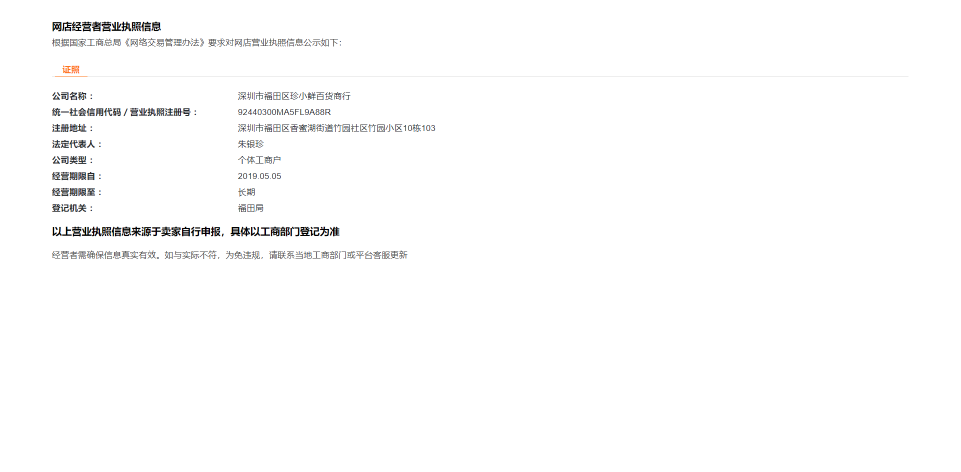
#> input picture Python27/淘宝/VfCode/screenshot.png, 1921 x 944 px (shown at 1/2 size)
$ python test_crop.py
#> lines starting #> are read from the running program, lines starting #| are printed output that depends on the picture
#coding=utf-8
from PIL import Image
left = 783 + 128
top = 150
right = left + 205
bottom = top+ 60

# 通过image处理图像
im = Image.open('VfCode/screenshot.png')
#> im is the input picture: PIL image 1921x944 RGBA; mean R, G, B, A 252.1, 252.1, 252.1, 255
im = im.crop((left, top, right, bottom))
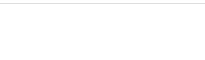
#> im: PIL image 205x60 RGBA; mean R, G, B, A 254.4, 254.4, 254.4, 255
im.save('VfCode/yzm.png')
